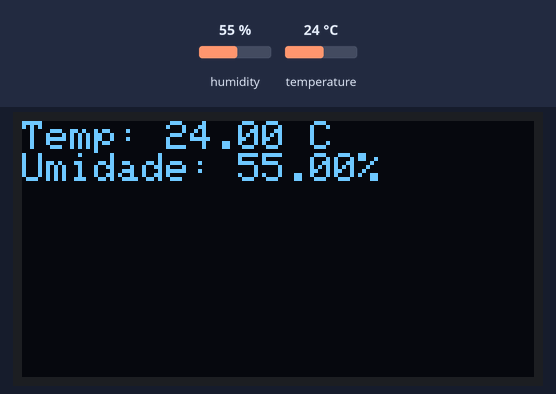
Bench run of a sketch on a simulated Arduino Uno, built with avr-gcc and run on an emulated ATmega328P. Parts: 128×64 one-colour display. The inputs (shaded band) are chosen by the test bench; at power-on: humidity 55 %, temperature 24 °C. The display library's start-up logo is not drawn; what the sketch prints to the serial monitor is not drawn.

Above: at 4.7 s.
4.8 s: humidity set to 22 %
At 7.4 s:
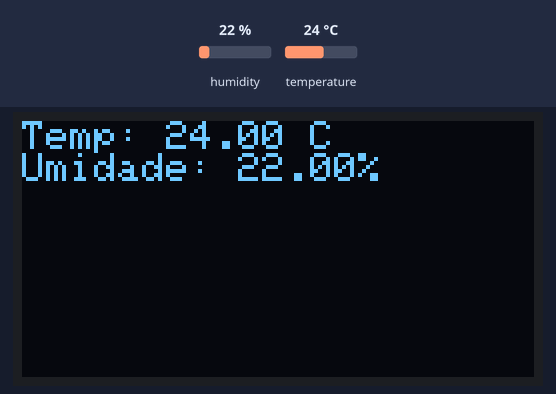
7.8 s: temperature set to 12 °C
At 8.7 s:
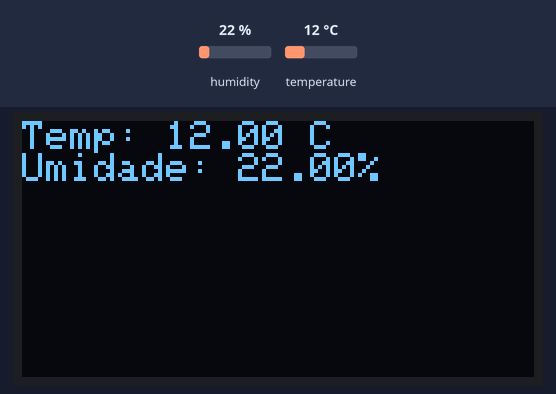
10.8 s: humidity set to 40 %
At 13.4 s:
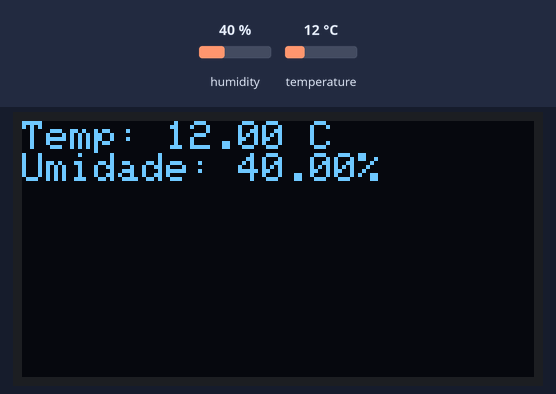
13.8 s: temperature set to 19 °C
Timing chart, 0 to 16.8 s (numbered marks = the images above; inputs shaded):
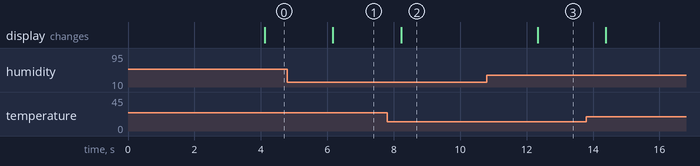

Measured:
- after the input at 4.8 s, the display: changes after 1.4 s (image 1)
- after the input at 7.8 s, the display: changes after 0.42 s (image 2)
- after the input at 10.8 s, the display: changes after 1.5 s (image 3)

The sketch:

dht11_scanner.ino
```cpp
#include <DHT.h>
#include <Wire.h>
#include <Adafruit_GFX.h>
#include <Adafruit_SSD1306.h>

#define DHTPIN 4 // Pino ao qual o sensor DHT11 está conectado
#define DHTTYPE DHT11 // Tipo de sensor DHT

DHT dht(DHTPIN, DHTTYPE);

#define SCREEN_WIDTH 128
#define SCREEN_HEIGHT 64
#define OLED_RESET -1
Adafruit_SSD1306 display(SCREEN_WIDTH, SCREEN_HEIGHT, &Wire, OLED_RESET);

void setup() {
  Serial.begin(9600);
  if(!display.begin(SSD1306_I2C_ADDRESS, OLED_RESET)) {
    Serial.println(F("Erro ao iniciar o display SSD1306"));
    for(;;);
  }
  dht.begin();
  display.display(); // Inicializar com o buffer vazio
  delay(2000); // Pequeno atraso para exibir a inicialização
  display.clearDisplay(); // Limpar o buffer
}

void loop() {
  delay(2000); // Aguardar 2 segundos entre as leituras

  float temperatura = dht.readTemperature();
  float umidade = dht.readHumidity();

  if (isnan(temperatura) || isnan(umidade)) {
    Serial.println(F("Falha ao ler o sensor DHT11!"));
    return;
  }

  Serial.print(F("Temperatura: "));
  Serial.print(temperatura);
  Serial.print(F(" °C | Umidade: "));
  Serial.print(umidade);
  Serial.println(F("%"));

  display.clearDisplay(); // Limpar o buffer do display
  display.setTextSize(1);
  display.setTextColor(SSD1306_WHITE);
  display.setCursor(0,0);
  display.print(F("Temp: "));
  display.print(temperatura);
  display.println(F(" C"));
  display.print(F("Umidade: "));
  display.print(umidade);
  display.println(F("%"));
  display.display(); // Mostrar as informações no display
}
```
